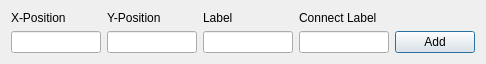
<?xml version="1.0" encoding="UTF-8"?>
<ui version="4.0">
 <class>create_vertex_dialog</class>
 <widget class="QDialog" name="create_vertex_dialog">
  <property name="geometry">
   <rect>
    <x>0</x>
    <y>0</y>
    <width>486</width>
    <height>64</height>
   </rect>
  </property>
  <property name="sizePolicy">
   <sizepolicy hsizetype="Fixed" vsizetype="Fixed">
    <horstretch>0</horstretch>
    <verstretch>0</verstretch>
   </sizepolicy>
  </property>
  <property name="windowTitle">
   <string>Create Vertex</string>
  </property>
  <layout class="QGridLayout" name="gridLayout">
   <item row="0" column="0">
    <widget class="QLabel" name="label_xPos">
     <property name="text">
      <string>X-Position</string>
     </property>
    </widget>
   </item>
   <item row="0" column="1">
    <widget class="QLabel" name="label_yPos">
     <property name="text">
      <string>Y-Position</string>
     </property>
    </widget>
   </item>
   <item row="0" column="2">
    <widget class="QLabel" name="label_label">
     <property name="text">
      <string>Label</string>
     </property>
    </widget>
   </item>
   <item row="0" column="3">
    <widget class="QLabel" name="label_connectTo">
     <property name="text">
      <string>Connect Label</string>
     </property>
    </widget>
   </item>
   <item row="1" column="0">
    <widget class="QLineEdit" name="edit_xPos"/>
   </item>
   <item row="1" column="1">
    <widget class="QLineEdit" name="edit_yPos"/>
   </item>
   <item row="1" column="2">
    <widget class="QLineEdit" name="edit_label"/>
   </item>
   <item row="1" column="3">
    <widget class="QLineEdit" name="edit_connectTo"/>
   </item>
   <item row="1" column="4">
    <widget class="QPushButton" name="button_add">
     <property name="text">
      <string>Add</string>
     </property>
    </widget>
   </item>
  </layout>
 </widget>
 <layoutdefault spacing="6" margin="11"/>
 <resources/>
 <connections/>
</ui>
